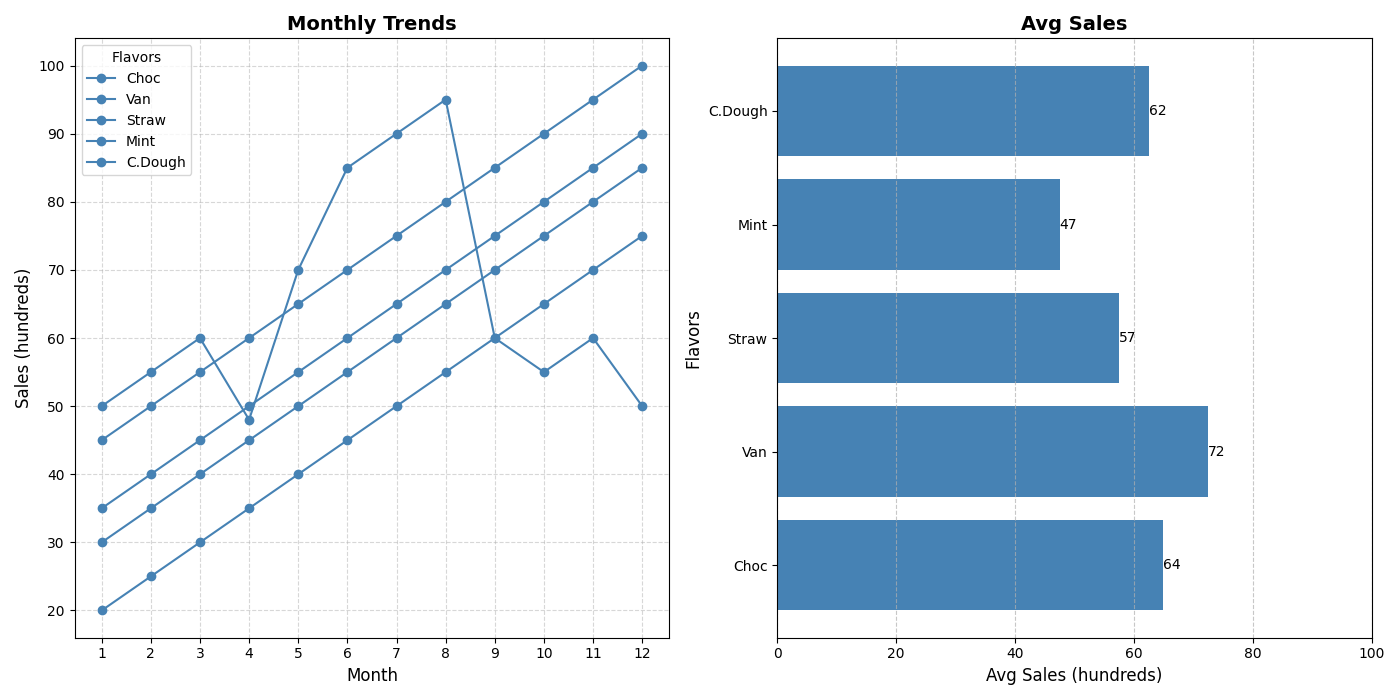

Here is the Python script that generated this plot:
import matplotlib.pyplot as plt
import numpy as np

# Ice cream flavors
flavors = ['Choc', 'Van', 'Straw', 'Mint', 'C.Dough']

# Monthly sales data for each flavor
chocolate_sales = [50, 55, 60, 48, 70, 85, 90, 95, 60, 55, 60, 50]
vanilla_sales = [45, 50, 55, 60, 65, 70, 75, 80, 85, 90, 95, 100]
strawberry_sales = [30, 35, 40, 45, 50, 55, 60, 65, 70, 75, 80, 85]
mint_sales = [20, 25, 30, 35, 40, 45, 50, 55, 60, 65, 70, 75]
cookie_dough_sales = [35, 40, 45, 50, 55, 60, 65, 70, 75, 80, 85, 90]

monthly_sales = np.array([chocolate_sales, vanilla_sales, strawberry_sales, mint_sales, cookie_dough_sales])

average_sales = np.mean(monthly_sales, axis=1)

fig, axs = plt.subplots(1, 2, figsize=(14, 7))

# Apply a single color for all data groups
single_color = '#4682B4'

# Line plot for monthly sales trends
months = np.arange(1, 13)
for sales in monthly_sales:
    axs[0].plot(months, sales, marker='o', color=single_color)

axs[0].set_title('Monthly Trends', fontsize=14, fontweight='bold')
axs[0].set_xlabel('Month', fontsize=12)
axs[0].set_ylabel('Sales (hundreds)', fontsize=12)
axs[0].set_xticks(months)
axs[0].legend(title='Flavors', labels=flavors, fontsize=10)
axs[0].grid(True, linestyle='--', alpha=0.5)

# Horizontal bar plot for average monthly sales
bars = axs[1].barh(flavors, average_sales, color=single_color)
axs[1].set_title('Avg Sales', fontsize=14, fontweight='bold')
axs[1].set_xlabel('Avg Sales (hundreds)', fontsize=12)
axs[1].set_ylabel('Flavors', fontsize=12)
axs[1].grid(axis='x', linestyle='--', alpha=0.7)
axs[1].set_xlim(0, 100)

# Adding data labels
for bar in bars:
    width = bar.get_width()
    axs[1].text(width, bar.get_y() + bar.get_height() / 2.0, f'{int(width)}', va='center', ha='left')

plt.tight_layout()
plt.show()
